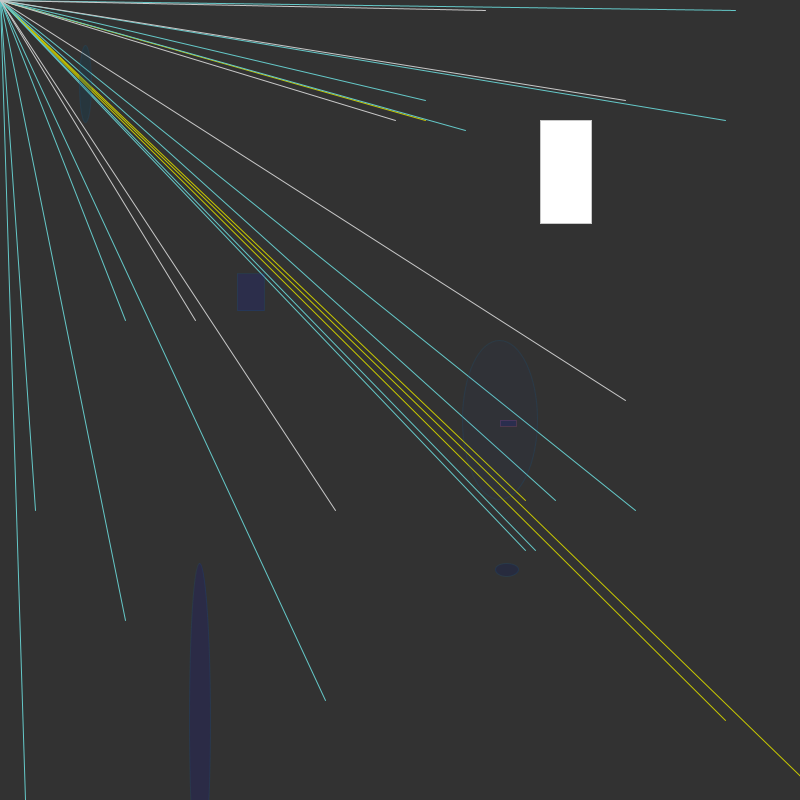
Frame 1 (no input)
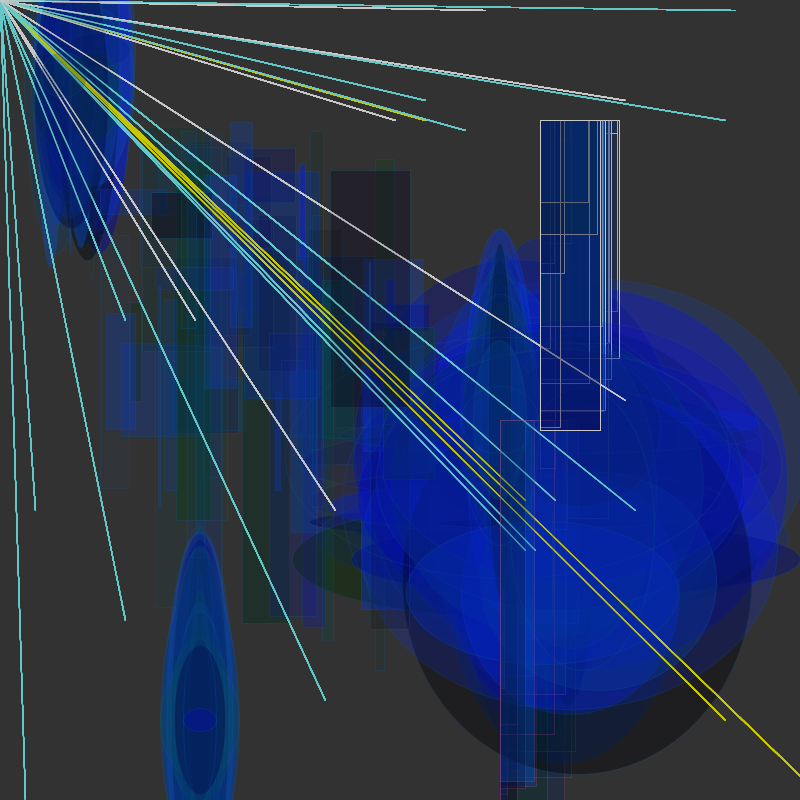
Frame 60 (the mouse pressed at the canvas centre just before this capture)
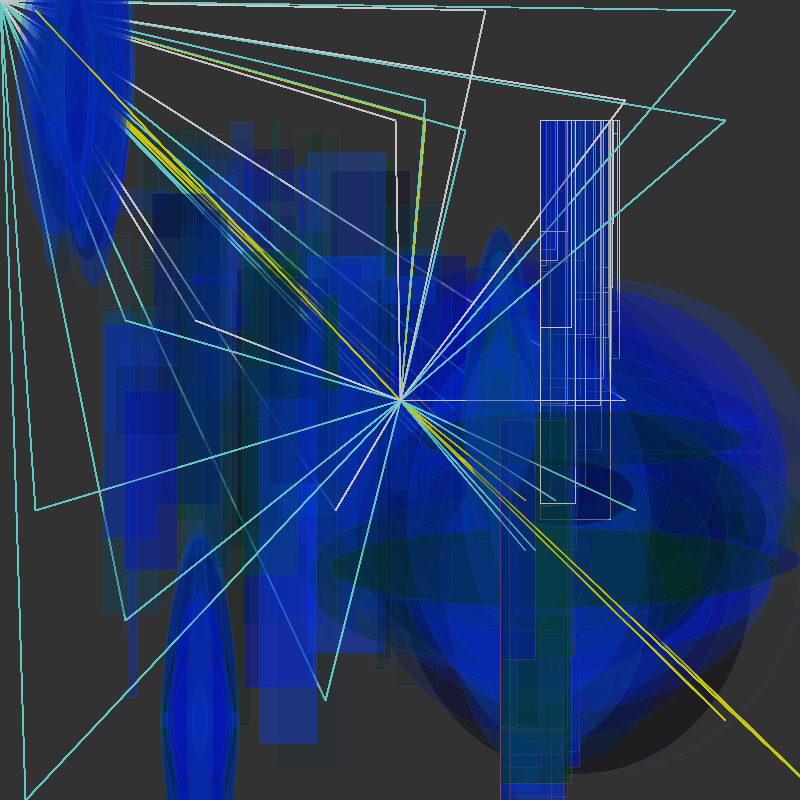
Frame 120 (the mouse held since frame 60 and released just before this capture)

The Processing sketch that drew these frames (run headless with seeded random() and noise(); from frame 60 on, the mouse is pressed at the canvas centre):

// Processing sketch: processing_45500
// ── processing_45500.pde



void setup(){
  size(800,800);
  background(50);

} 




  void draw(){
    stroke (200,200,0);
    line(825,800, mouseX, mouseY);
line(725,720, mouseX, mouseY);
line(35,10, mouseX, mouseY);
  line(525,500, mouseX, mouseY);
line(425,120, mouseX, mouseY);
 stroke (100,200,200);
line(535,550, mouseX, mouseY);
    line(425,100, mouseX, mouseY);
line(725,120, mouseX, mouseY);
line(735,10, mouseX, mouseY);
  line(25,800, mouseX, mouseY);
line(125,320, mouseX, mouseY);
line(35,510, mouseX, mouseY);
  
  line(325,700, mouseX, mouseY);
line(125,620, mouseX, mouseY);
line(635,510, mouseX, mouseY);
  line(555,500, mouseX, mouseY);
line(465,130, mouseX, mouseY);
line(525,550, mouseX, mouseY);
 stroke (200,200,200);
    line(625,100, mouseX, mouseY);
line(395,120, mouseX, mouseY);
line(485,10, mouseX, mouseY);
  line(625,400, mouseX, mouseY);
line(195,320, mouseX, mouseY);
line(335,510, mouseX, mouseY);
  rect(random(540,100),random(120,100),random(80),random(400));
  stroke(14,90,150,50);
  fill(random(10),random(80),random(255),random(120));
  rect(random(100,400),random(120,400),random(80),random(400));
  stroke(214,90,150,50);
  rect(random(500,100),random(420,100),random(80),random(400));
  stroke(14,90,150,50);
fill(random(10),random(80),random(255),random(120));
 ellipse(random(500,100),random(420,100),random(80),random(400));
  stroke(14,90,150,50);
  fill(random(10),random(80),random(255),random(120));
 ellipse(random(500,600),random(420,600),random(480),random(400));
  stroke(14,90,150,50);
  fill(random(10),random(80),random(255),random(120));
 ellipse(random(200,100),random(720,100),random(80),random(400));
  stroke(14,90,150,50);
  fill(random(10),random(80),random(255),random(120));
 ellipse(random(50,100),random(40,100),random(80),random(400));
  stroke(14,90,150,50);

 
}
